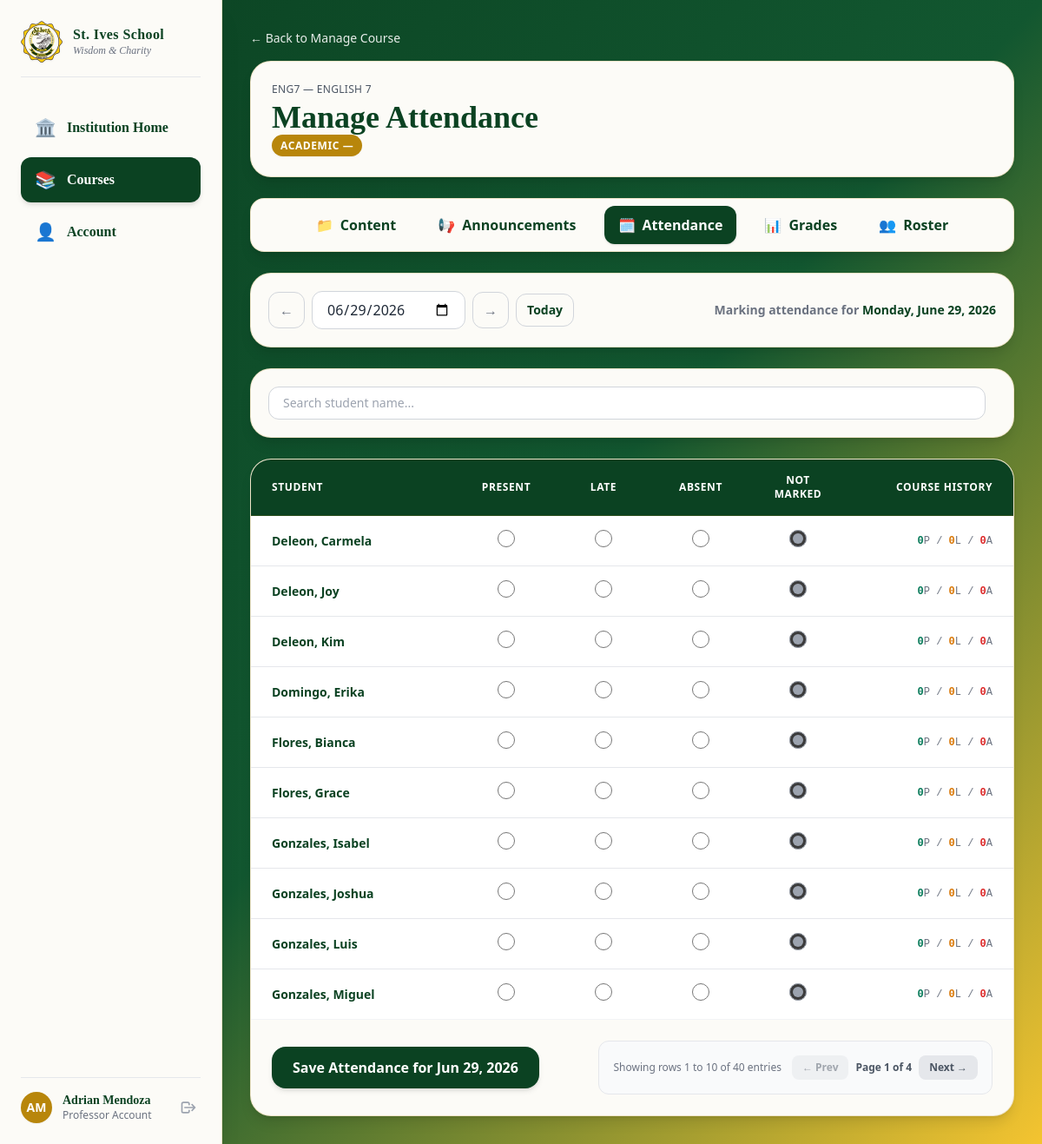
Screenshot of /professor/manage-attendance.php?course_id=1 (signed in) with the database file from the repository.
### tables this page shows
CREATE TABLE IF NOT EXISTS `courses` (
  `Course_ID` INT NOT NULL AUTO_INCREMENT,
  `CourseCode` VARCHAR(45) NOT NULL,
  `CourseName` VARCHAR(45) NOT NULL,
  `Status` VARCHAR(45) NOT NULL,
  `FK_Section_ID` INT NULL DEFAULT NULL,
  PRIMARY KEY (`Course_ID`),
  INDEX `fk_Courses_Section_idx` (`FK_Section_ID` ASC),
  CONSTRAINT `fk_Courses_Section`
    FOREIGN KEY (`FK_Section_ID`)
    REFERENCES `section` (`Section_ID`)
    ON DELETE CASCADE
    ON UPDATE CASCADE);

CREATE TABLE IF NOT EXISTS `users` (
  `User_ID` INT NOT NULL AUTO_INCREMENT,
  `LastName` VARCHAR(45) NOT NULL,
  `FirstName` VARCHAR(45) NOT NULL,
  `Email` VARCHAR(255) NOT NULL,
  `ContactNum` VARCHAR(45) NOT NULL,
  `Gender` VARCHAR(45) NOT NULL,
  `PasswordHash` VARCHAR(100) NOT NULL,
  `DateCreated` DATETIME NOT NULL,
  `Status` VARCHAR(45) NOT NULL,
  `FK_Role_ID` INT NOT NULL,
  `FK_Section_ID` INT NULL DEFAULT NULL,
  PRIMARY KEY (`User_ID`),
  UNIQUE INDEX `Email_UNIQUE` (`Email` ASC),
  INDEX `fk_Users_Role1_idx` (`FK_Role_ID` ASC),
  INDEX `fk_Users_Section_idx` (`FK_Section_ID` ASC),
  CONSTRAINT `fk_Users_Role1`
    FOREIGN KEY (`FK_Role_ID`)
    REFERENCES `role` (`Role_ID`)
    ON DELETE RESTRICT
    ON UPDATE CASCADE,
  CONSTRAINT `fk_Users_Section`
    FOREIGN KEY (`FK_Section_ID`)
    REFERENCES `section` (`Section_ID`)
    ON DELETE SET NULL
    ON UPDATE CASCADE);

### professor/manage-attendance.php (the view, shortened to what this page needs)
<?php
include '../config/db.php';
$course_id = filter_input(INPUT_GET, 'course_id', FILTER_VALIDATE_INT);
$selected_date = $_GET['date'] ?? date('Y-m-d');
try {
    $auth_stmt = $pdo->prepare("
        SELECT c.Course_ID, c.CourseCode, c.CourseName
        FROM Courses c
        INNER JOIN CourseInstructors ci ON c.Course_ID = ci.FK_Course_ID
        WHERE c.Course_ID = :course_id AND ci.FK_User_ID = :user_id
    ");
    $auth_stmt->execute([
        ':course_id' => $course_id,
        ':user_id'   => $_SESSION['user_id']
    ]);
    $course = $auth_stmt->fetch();
    $grade_section_stmt = $pdo->prepare("
        SELECT gl.GradeName, sec.SectionName
        FROM Courses c
        LEFT JOIN Section sec   ON c.FK_Section_ID = sec.Section_ID
        LEFT JOIN GradeLevel gl ON sec.FK_GradeLevel_ID = gl.GradeLevel_ID
        WHERE c.Course_ID = :course_id
    ");
    $grade_section_stmt->execute([':course_id' => $course_id]);
    $grade_section = $grade_section_stmt->fetch(PDO::FETCH_ASSOC);
    $roster_sql = "
        SELECT u.User_ID, u.FirstName, u.LastName
        FROM Enrollment e
        INNER JOIN Users u ON e.FK_User_ID = u.User_ID
        WHERE e.FK_Course_ID = :course_id AND e.EnrollmentStatus = 'Enrolled'
        ORDER BY u.LastName ASC, u.FirstName ASC
    ";
    $roster_stmt = $pdo->prepare($roster_sql);
    $roster_stmt->execute([':course_id' => $course_id]);
    $roster = $roster_stmt->fetchAll();
    $existing_by_student = [];
    $history_by_student = [];
} catch (PDOException $e) {
    die("Database Error: " . $e->getMessage());
}
$prev_date = date('Y-m-d', strtotime($selected_date . ' -1 day'));
$next_date = date('Y-m-d', strtotime($selected_date . ' +1 day'));
?>
<!DOCTYPE html>
<html lang="en">
<head>
    <script src="https://cdn.tailwindcss.com"></script>
</head>
<body class="bg-gradient-to-br from-school-green via-[#125730] to-school-yellow min-h-screen font-serif text-gray-800 flex flex-col md:flex-row">
    <?php include '../includes/sidebar.php'; ?>
    <main class="ml-0 md:ml-64 flex-1 p-4 sm:p-8 min-h-screen w-full">
        <a href="manage-course.php?course_id=<?= $course_id ?>" class="inline-flex items-center text-sm text-white/90 hover:text-white mb-4 font-sans font-medium">
            ← Back to Manage Course
        </a>
        <section class="bg-[#fcfbf7] rounded-3xl p-6 shadow-lg border border-school-gold/20 mb-6">
            <p class="text-xs uppercase tracking-wide text-gray-600 font-sans"><?= htmlspecialchars($course['CourseCode']) ?> — <?= htmlspecialchars($course['CourseName']) ?></p>
            <h1 class="text-4xl font-bold text-school-green mt-1">Manage Attendance</h1>
            <span class="text-xs bg-school-gold text-white px-2.5 py-1 rounded-full font-sans font-bold uppercase tracking-wider shadow-sm">
                <?= htmlspecialchars($grade_section['GradeName'] ?? 'Academic') ?> — <?= htmlspecialchars($grade_section['SectionName'] ?? '') ?>
            </span>
        </section>
        <?php include '../includes/course-nav.php'; ?>
        <section class="bg-[#fcfbf7] rounded-3xl p-5 shadow-lg border border-school-gold/20 mb-6 font-sans">
            <div class="flex flex-col sm:flex-row sm:items-center justify-between gap-4">
                <div class="flex items-center gap-2">
                    <a href="?course_id=<?= $course_id ?>&date=<?= $prev_date ?>"
                       class="px-3 py-2 rounded-xl border border-gray-300 text-gray-500 hover:bg-gray-100 font-semibold">←</a>
                    <form action="manage-attendance.php" method="GET" class="flex items-center gap-2">
                        <input type="date" name="date" value="<?= htmlspecialchars($selected_date) ?>"
                               onchange="this.form.submit()"
                               class="border border-gray-300 rounded-xl px-4 py-2 focus:outline-none focus:ring-2 focus:ring-school-green">
                    </form>
                    <a href="?course_id=<?= $course_id ?>&date=<?= $next_date ?>"
                       class="px-3 py-2 rounded-xl border border-gray-300 text-gray-500 hover:bg-gray-100 font-semibold">→</a>
                    <a href="?course_id=<?= $course_id ?>&date=<?= date('Y-m-d') ?>"
                       class="px-3 py-2 rounded-xl border border-gray-300 text-school-green hover:bg-gray-100 text-sm font-semibold">Today</a>
                </div>
                <p class="text-sm font-semibold text-gray-500">
                    Marking attendance for <span class="text-school-green"><?= date('l, F d, Y', strtotime($selected_date)) ?></span>
                </p>
            </div>
        </section>
        <section class="bg-[#fcfbf7] rounded-3xl p-5 shadow-lg border border-school-gold/20 mb-6 font-sans">
            <form onsubmit="return false;" class="flex flex-col sm:flex-row items-center gap-3">
                <div class="w-full flex-1">
                    <input type="text" id="clientSearchInput" placeholder="Search student name..."
                           class="w-full border border-gray-300 rounded-xl px-4 py-2 focus:outline-none focus:ring-2 focus:ring-school-green text-sm">
                </div>
            </form>
        </section>
        <section class="bg-[#fcfbf7] rounded-3xl shadow-lg border border-school-gold/20 overflow-hidden">
            <?php if (empty($roster)): ?>
                <p class="text-sm text-gray-400 italic font-sans p-8 text-center">No students are currently enrolled in this course.</p>
            <?php else: ?>
                <form action="save-attendance.php" method="POST">
                    <div class="overflow-x-auto">
                        <table class="w-full text-left border-collapse font-sans">
                            <thead>
                                <tr class="bg-school-green text-white uppercase text-xs tracking-wider border-b border-school-gold/20">
                                    <th class="py-4 px-6 font-semibold">Student</th>
                                    <th class="py-4 px-6 font-semibold text-center w-28">Present</th>
                                    <th class="py-4 px-6 font-semibold text-center w-28">Late</th>
                                    <th class="py-4 px-6 font-semibold text-center w-28">Absent</th>
                                    <th class="py-4 px-6 font-semibold text-center w-28">Not Marked</th>
                                    <th class="py-4 px-6 font-semibold text-right w-48">Course History</th>
                                </tr>
                            </thead>
                            <tbody id="attendanceRosterBody" class="divide-y divide-gray-200 text-sm bg-white">
                                <?php foreach ($roster as $student): ?>
                                    <?php
                                        $uid = $student['User_ID'];
                                        $current_status = $existing_by_student[$uid]['Status'] ?? '';
                                        $hist = $history_by_student[$uid] ?? ['PresentCount' => 0, 'LateCount' => 0, 'AbsentCount' => 0];
                                    ?>
                                    <tr id="user-<?= $uid ?>" class="hover:bg-gray-50/80 transition">
                                        <td class="py-4 px-6 font-bold text-school-green">
                                            <?= htmlspecialchars($student['LastName'] . ', ' . $student['FirstName']) ?>
                                        </td>
                                        <td class="py-4 px-6 text-center">
                                            <input type="radio" name="status[<?= $uid ?>]" value="Present"
                                                <?= $current_status === 'Present' ? 'checked' : '' ?>
                                                class="w-5 h-5 accent-emerald-600 cursor-pointer">
                                        </td>
                                        <td class="py-4 px-6 text-center">
                                            <input type="radio" name="status[<?= $uid ?>]" value="Late"
                                                <?= $current_status === 'Late' ? 'checked' : '' ?>
                                                class="w-5 h-5 accent-amber-500 cursor-pointer">
                                        </td>
                                        <td class="py-4 px-6 text-center">
                                            <input type="radio" name="status[<?= $uid ?>]" value="Absent"
                                                <?= $current_status === 'Absent' ? 'checked' : '' ?>
                                                class="w-5 h-5 accent-red-600 cursor-pointer">
                                        </td>
                                        <td class="py-4 px-6 text-center">
                                            <input type="radio" name="status[<?= $uid ?>]" value=""
                                                <?= $current_status === '' ? 'checked' : '' ?>
                                                class="w-5 h-5 accent-gray-400 cursor-pointer">
                                        </td>
                                        <td class="py-4 px-6 text-right text-xs text-gray-500 font-mono">
                                            <span class="text-emerald-700 font-bold"><?= (int)$hist['PresentCount'] ?></span>P /
                                            <span class="text-amber-600 font-bold"><?= (int)$hist['LateCount'] ?></span>L /
                                            <span class="text-red-600 font-bold"><?= (int)$hist['AbsentCount'] ?></span>A
                                        </td>
                                    </tr>
                                <?php endforeach; ?>
                            </tbody>
                        </table>
                    </div>
                    <div class="p-6 flex flex-col md:flex-row justify-between items-center gap-4 border-t border-gray-100 font-sans">
                        <button type="submit"
                            class="bg-school-green text-white px-6 py-3 rounded-2xl font-semibold hover:bg-school-green-hover transition w-full md:w-auto order-last md:order-first shadow-md">
                            Save Attendance for <?= date('M d, Y', strtotime($selected_date)) ?>
                        </button>
                        <div class="p-4 bg-gray-50 rounded-xl border flex flex-col sm:flex-row justify-between items-center gap-3 text-xs w-full md:w-auto">
                            <p id="paginationTrackerText" class="text-gray-500 font-medium">Showing rows 0 to 0 of 0 entries</p>
                            <div class="flex items-center gap-2">
                                <button type="button" id="prevPageBtn" class="px-3 py-1.5 rounded-lg bg-gray-200 hover:bg-gray-300 font-semibold text-gray-600 cursor-pointer disabled:opacity-50 disabled:cursor-not-allowed">← Prev</button>
                                <span id="pageTrackerLabel" class="font-semibold text-gray-600">Page 1 of 1</span>
                                <button type="button" id="nextPageBtn" class="px-3 py-1.5 rounded-lg bg-gray-200 hover:bg-gray-300 font-semibold text-gray-600 cursor-pointer disabled:opacity-50 disabled:cursor-not-allowed">Next →</button>
                            </div>
                        </div>
                    </div>
                </form>
            <?php endif; ?>
        </section>
    </main>
</body>
</html>

### rows the page displays
courses: CourseCode "ENG7", CourseName "ENGLISH 7"
users: LastName+FirstName "Deleon, Carmela", User_ID "☑", User_ID "0"
users: LastName+FirstName "Deleon, Joy", User_ID "☑", User_ID "0"
users: LastName+FirstName "Deleon, Kim", User_ID "☑", User_ID "0"
users: LastName+FirstName "Domingo, Erika", User_ID "☑", User_ID "0"
users: LastName+FirstName "Flores, Bianca", User_ID "☑", User_ID "0"
users: LastName+FirstName "Flores, Grace", User_ID "☑", User_ID "0"
users: LastName+FirstName "Gonzales, Isabel", User_ID "☑", User_ID "0"
users: LastName+FirstName "Gonzales, Joshua", User_ID "☑", User_ID "0"
users: LastName+FirstName "Gonzales, Luis", User_ID "☑", User_ID "0"
users: LastName+FirstName "Gonzales, Miguel", User_ID "☑", User_ID "0"

### other values shown
$sidebar_init "AM"
$sidebar_name "Adrian Mendoza"
$sidebar_role "Professor"
$grade_section['GradeName'] "ACADEMIC"
$nav_tab['icon'] "📁"
$nav_tab['label'] "Content"
$nav_tab['icon'] "📢"
$nav_tab['label'] "Announcements"
$nav_tab['icon'] "🗓️"
$nav_tab['label'] "Attendance"
$nav_tab['icon'] "📊"
$nav_tab['label'] "Grades"
$nav_tab['icon'] "👥"
$nav_tab['label'] "Roster"
